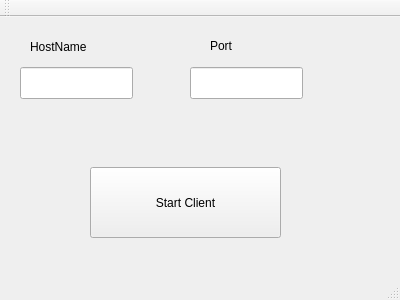
<?xml version="1.0" encoding="UTF-8"?>
<ui version="4.0">
 <class>MainWindow</class>
 <widget class="QMainWindow" name="MainWindow">
  <property name="geometry">
   <rect>
    <x>0</x>
    <y>0</y>
    <width>400</width>
    <height>300</height>
   </rect>
  </property>
  <property name="windowTitle">
   <string>MainWindow</string>
  </property>
  <widget class="QWidget" name="centralWidget">
   <widget class="QPushButton" name="pushButton">
    <property name="geometry">
     <rect>
      <x>90</x>
      <y>150</y>
      <width>191</width>
      <height>71</height>
     </rect>
    </property>
    <property name="text">
     <string>Start Client</string>
    </property>
   </widget>
   <widget class="QLabel" name="label">
    <property name="geometry">
     <rect>
      <x>30</x>
      <y>20</y>
      <width>71</width>
      <height>20</height>
     </rect>
    </property>
    <property name="text">
     <string>HostName</string>
    </property>
   </widget>
   <widget class="QLabel" name="label_2">
    <property name="geometry">
     <rect>
      <x>210</x>
      <y>20</y>
      <width>59</width>
      <height>18</height>
     </rect>
    </property>
    <property name="text">
     <string>Port</string>
    </property>
   </widget>
   <widget class="QLineEdit" name="LE_HostName">
    <property name="geometry">
     <rect>
      <x>20</x>
      <y>50</y>
      <width>113</width>
      <height>32</height>
     </rect>
    </property>
   </widget>
   <widget class="QLineEdit" name="LE_Port">
    <property name="geometry">
     <rect>
      <x>190</x>
      <y>50</y>
      <width>113</width>
      <height>32</height>
     </rect>
    </property>
   </widget>
  </widget>
  <widget class="QMenuBar" name="menuBar">
   <property name="geometry">
    <rect>
     <x>0</x>
     <y>0</y>
     <width>400</width>
     <height>30</height>
    </rect>
   </property>
  </widget>
  <widget class="QToolBar" name="mainToolBar">
   <attribute name="toolBarArea">
    <enum>TopToolBarArea</enum>
   </attribute>
   <attribute name="toolBarBreak">
    <bool>false</bool>
   </attribute>
  </widget>
  <widget class="QStatusBar" name="statusBar"/>
 </widget>
 <layoutdefault spacing="6" margin="11"/>
 <resources/>
 <connections/>
</ui>
